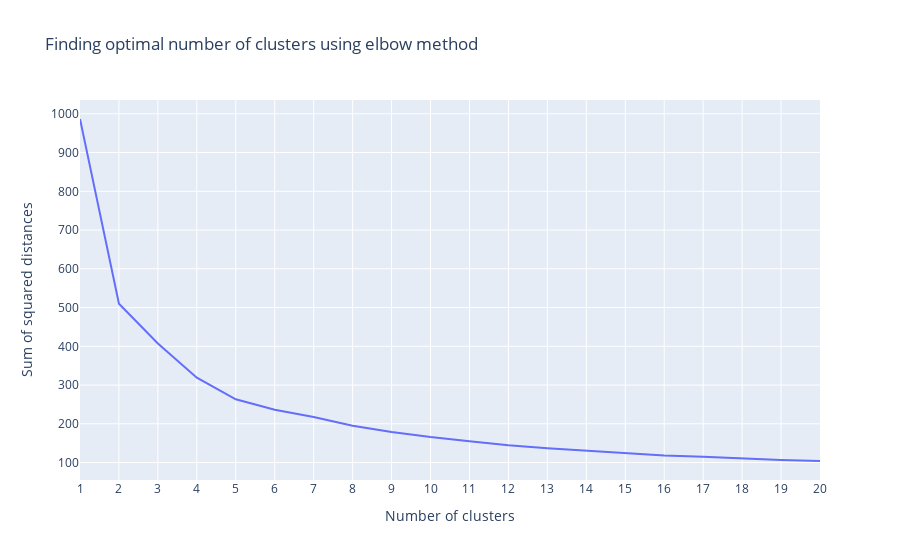

The cell this chart's notebook holds for it:
### Code cell
figure = go.Figure()
figure.add_trace(go.Scatter(x=distances["clusters"], y=distances["sum of squared distances"]))

figure.update_layout(xaxis = dict(tick0 = 1,dtick = 1,tickmode = 'linear'),                  
                  xaxis_title="Number of clusters",
                  yaxis_title="Sum of squared distances",
                  title_text="Finding optimal number of clusters using elbow method")
figure.show()

### Figure 1 — Plotly figure (JSON) as saved in the notebook; plotly's stock layout.template omitted (floating-point values rounded to 4 significant figures)
{"data": [{"type": "scatter", "x": [1, 2, 3, 4, 5, 6, 7, 8, 9, 10, 11, 12, 13, 14, 15, 16, 17, 18, 19, 20], "y": [986.6, 510.0, 407.2, 319.1, 263.2, 236.0, 217.6, 195.2, 178.9, 165.7, 154.9, 144.6, 137.0, 130.5, 125.2, 118.4, 114.7, 110.4, 106.7, 104.0]}], "layout": {"title": {"text": "Finding optimal number of clusters using elbow method"}, "xaxis": {"dtick": 1, "tick0": 1, "tickmode": "linear", "title": {"text": "Number of clusters"}}, "yaxis": {"title": {"text": "Sum of squared distances"}}}}
